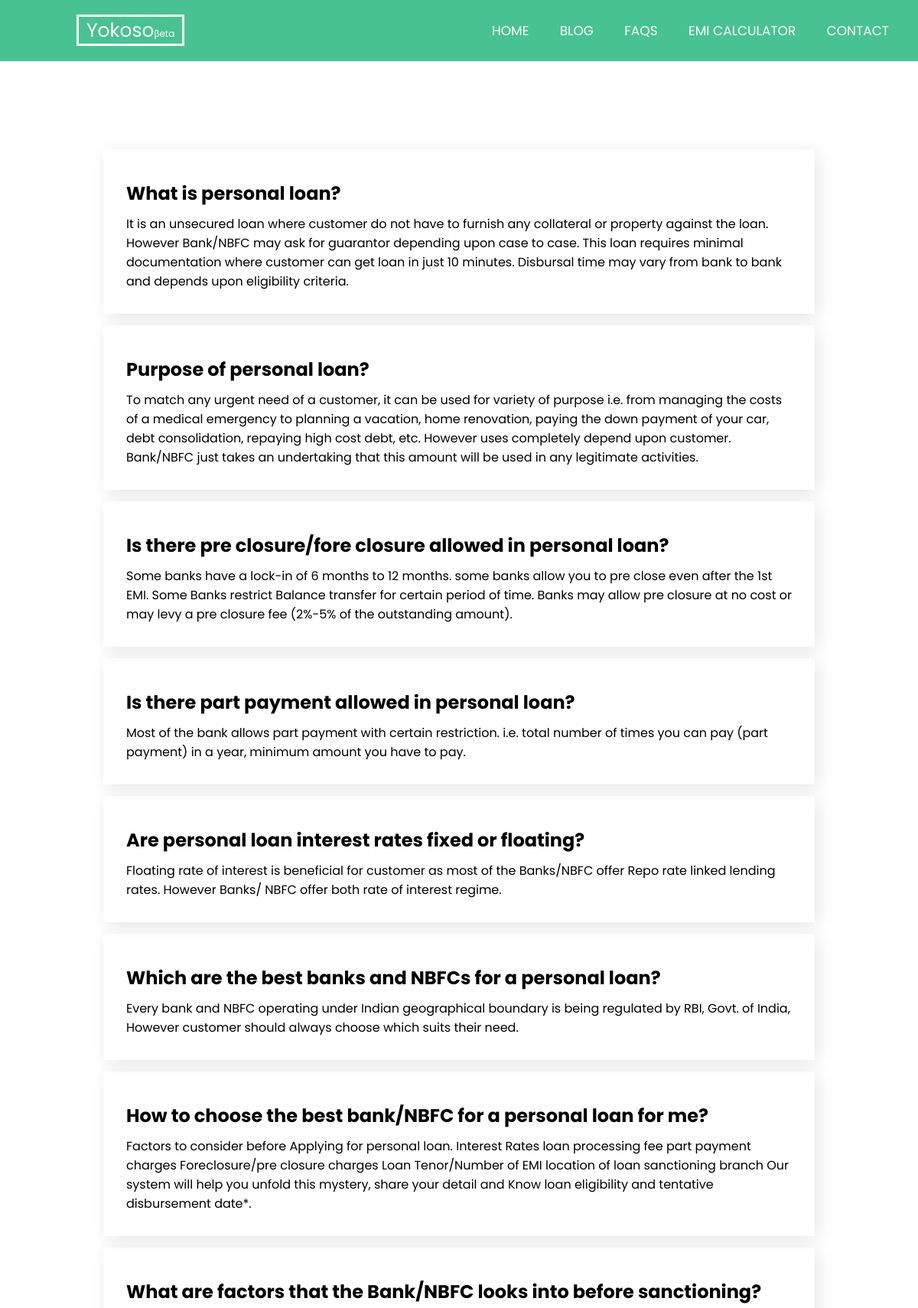
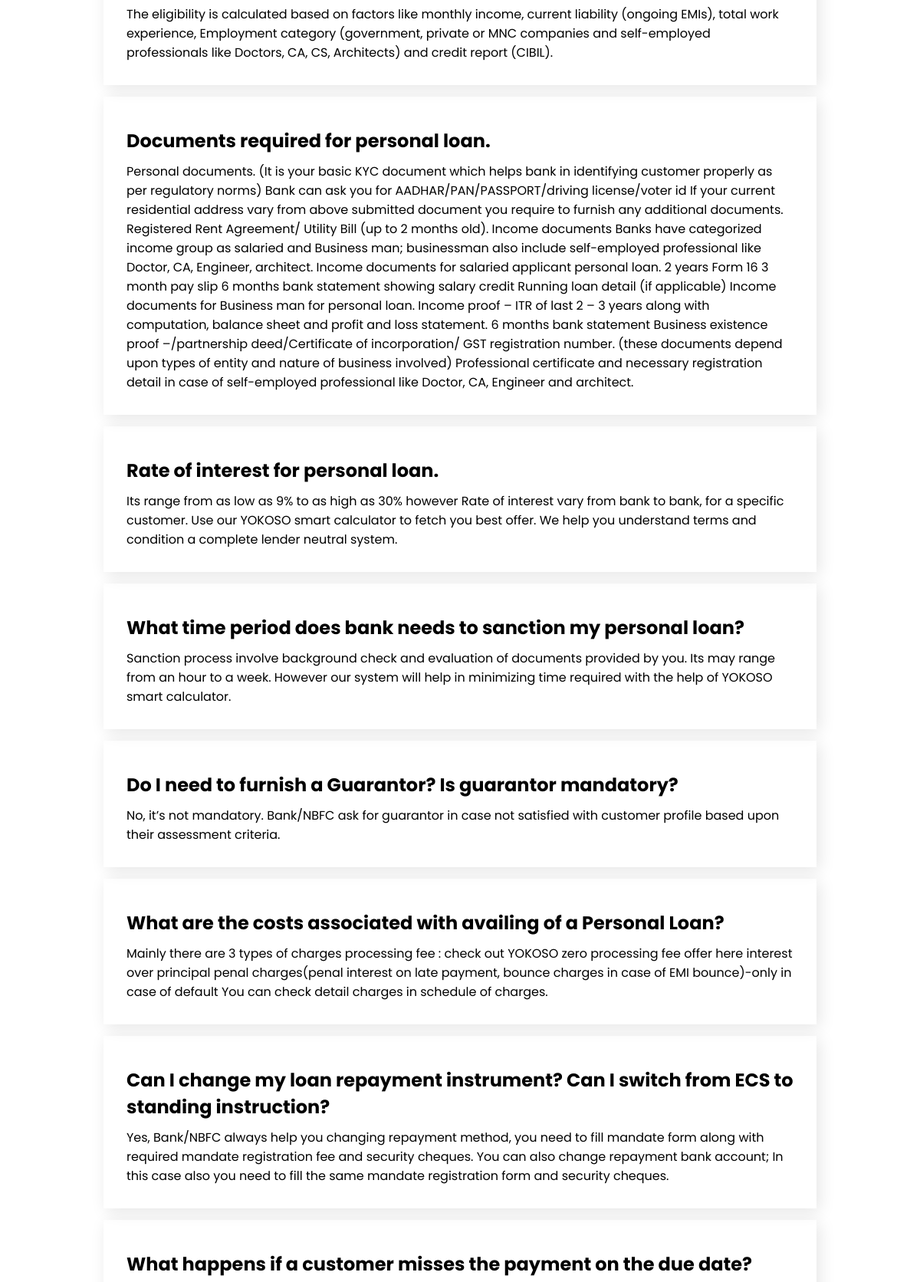
Screenshot of /FAQs/personal-loan (upper part) with the database file from the repository (2 pictures, top to bottom).
### Subapp01/models.py (models this page shows)
class FAQText(models.Model):
    title = models.CharField(max_length=255)
    description = models.TextField()
    category = models.ForeignKey(FAQCategory, on_delete = models.CASCADE, null = True)
    def __str__(self):
        return self.title

### Subapp01/views.py (the view)
# urls.py: path('FAQs/<slug>', FAQs , name = 'FAQs'),
def FAQs(request, slug):
    print(slug)
    category = FAQCategory.objects.get(slug=slug)
    print(category.id)
    datas = FAQText.objects.filter(category=category.id)
    print(datas)
    return render(request, 'app/faq.html', {'datas': datas})

### templates/app/faq.html (shortened to what this page needs)
{% extends "base.html" %} {% load static %}  {% block css %}
<link rel="stylesheet" href="{% static 'css/faq.css' %}" />
{% endblock %} {% block body %}
<div class="wrap">
  <div class="wrap__child">
    {% for i in datas %}
    <div class="wrap__text">
    <h2>{{i.title}}</h2>
    <p>{{i.description}}</p>
    </div>
    {% endfor %}
  </div>
</div>
{% endblock %}

### static/css/index.css (style rules this page uses)
* { margin: 0; padding: 0; box-sizing: border-box; text-decoration: none; font-family: "Poppins", sans-serif; }
html { scroll-behavior: smooth; }

### static/css/faq.css (style rules this page uses)
.wrap { width:80%; height:auto; margin: 0px auto; padding-top: 100px; }
.wrap__text { box-shadow: 4px 4px 20px rgba(0,0,0,0.1); padding: 30px 30px; margin: 15px; }
.wrap__text h2 { margin: 10px 0px; }

### rows the page displays
FAQText: title "What is personal loan?", description "It is an unsecured loan where customer do not have to furnish any collateral or property against the loan. However Bank/NBFC may ask for guarantor depending upon case to case. This loan requires minimal documentation where customer can get loan in just 10 minutes. Disbursal time may vary from bank to bank and depends upon eligibility criteria."
FAQText: title "Purpose of personal loan?", description "To match any urgent need of a customer, it can be used for variety of purpose i.e. from managing the costs of a medical emergency to planning a vacation, home renovation, paying the down payment of your car, debt consolidation, repaying high cost debt, etc. However uses completely depend upon customer. Bank/NBFC just takes an undertaking that this amount will be used in any legitimate activities."
FAQText: title "Is there pre closure/fore closure allowed in personal loan?", description "Some banks have a lock-in of 6 months to 12 months. some banks allow you to pre close even after the 1st EMI. Some Banks restrict Balance transfer for certain period of time. Banks may allow pre closure at no cost or may levy a pre closure fee (2%-5% of the outstanding amount)."
FAQText: title "Is there part payment allowed in personal loan?", description "Most of the bank allows part payment with certain restriction. i.e. total number of times you can pay (part payment) in a year, minimum amount you have to pay."
FAQText: title "Are personal loan interest rates fixed or floating?", description "Floating rate of interest is beneficial for customer as most of the Banks/NBFC offer Repo rate linked lending rates. However Banks/ NBFC offer both rate of interest regime."
FAQText: title "Which are the best banks and NBFCs for a personal loan?", description "Every bank and NBFC operating under Indian geographical boundary is being regulated by RBI, Govt. of India, However customer should always choose which suits their need."
FAQText: title "How to choose the best bank/NBFC for a personal loan for me?", description "Factors to consider before Applying for personal loan. Interest Rates loan processing fee part payment charges Foreclosure/pre closure charges Loan Tenor/Number of EMI location of loan sanctioning branch Our system will help you unfold this mystery, share your detail and Know loan eligibility and tentative disbursement date*."
FAQText: title "What are factors that the Bank/NBFC looks into before sanctioning?", description "The eligibility is calculated based on factors like monthly income, current liability (ongoing EMIs), total work experience, Employment category (government, private or MNC companies and self-employed professionals like Doctors, CA, CS, Architects) and credit report (CIBIL)."
FAQText: title "Documents required for personal loan.", description "Personal documents. (It is your basic KYC document which helps bank in identifying customer properly as per regulatory norms) Bank can ask you for AADHAR/PAN/PASSPORT/driving license/voter id If your current residential address vary from above submitted document you require to furnish any additional documents. Registered Rent Agreement/ Utility Bill (up to 2 months old). Income documents Banks have categorized income group as salaried and Business man; businessman also include self-employed professional like Doctor, CA, Engineer, architect. Income documents for salaried applicant personal loan. 2 years Form 16 3 month pay slip 6 months bank statement showing salary credit Running loan…"
FAQText: title "Rate of interest for personal loan.", description "Its range from as low as 9% to as high as 30% however Rate of interest vary from bank to bank, for a specific customer. Use our YOKOSO smart calculator to fetch you best offer. We help you understand terms and condition a complete lender neutral system."
FAQText: title "What time period does bank needs to sanction my personal loan?", description "Sanction process involve background check and evaluation of documents provided by you. Its may range from an hour to a week. However our system will help in minimizing time required with the help of YOKOSO smart calculator."
FAQText: title "Do I need to furnish a Guarantor? Is guarantor mandatory?", description "No, it’s not mandatory. Bank/NBFC ask for guarantor in case not satisfied with customer profile based upon their assessment criteria."
FAQText: title "What are the costs associated with availing of a Personal Loan?", description "Mainly there are 3 types of charges processing fee : check out YOKOSO zero processing fee offer here interest over principal penal charges(penal interest on late payment, bounce charges in case of EMI bounce)-only in case of default You can check detail charges in schedule of charges."
FAQText: title "Can I change my loan repayment instrument? Can I switch from ECS to standing instruction?", description "Yes, Bank/NBFC always help you changing repayment method, you need to fill mandate form along with required mandate registration fee and security cheques. You can also change repayment bank account; In this case also you need to fill the same mandate registration form and security cheques."
FAQText: title "What happens if a customer misses the payment on the due date?"
